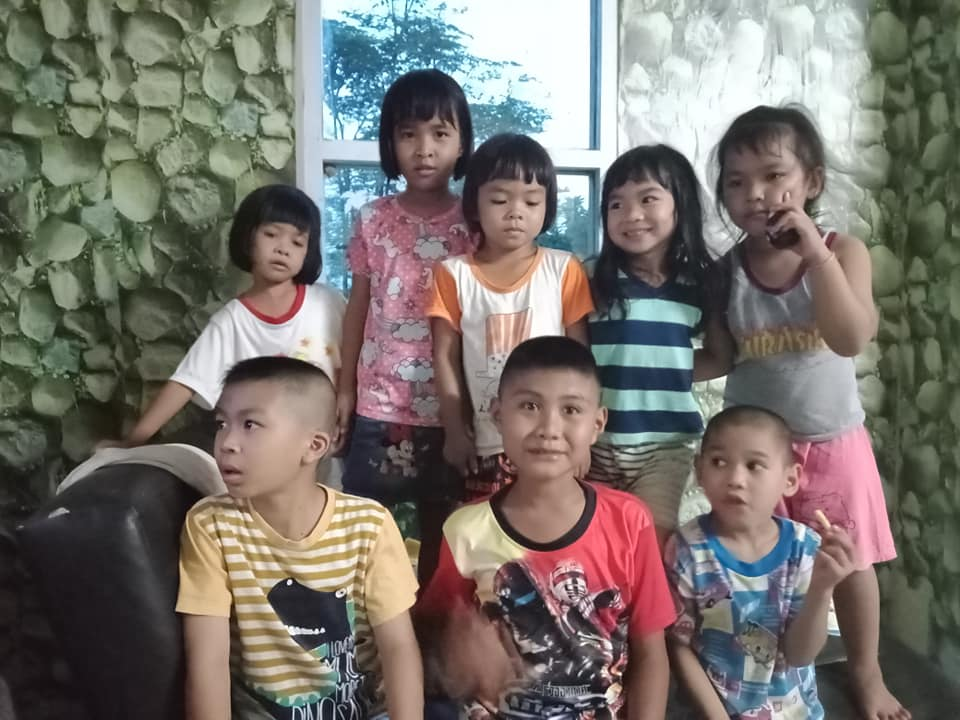
#> input picture pic/img6.jpg, 960 x 720 px
$ python W1_Drawing.py
#> lines starting #> are read from the running program, lines starting #| are printed output that depends on the picture; after the words box and inside, x2 and y2 are one past the last pixel; in counts of white or black regions, pixels touching at a corner belong together
import cv2
import numpy as np
img = cv2.imread("pic/img6.jpg")
#> img is the input picture: shape (720, 960, 3); mean B, G, R 107.6, 113.6, 119
img_gray = cv2.cvtColor(img, cv2.COLOR_BGR2GRAY)
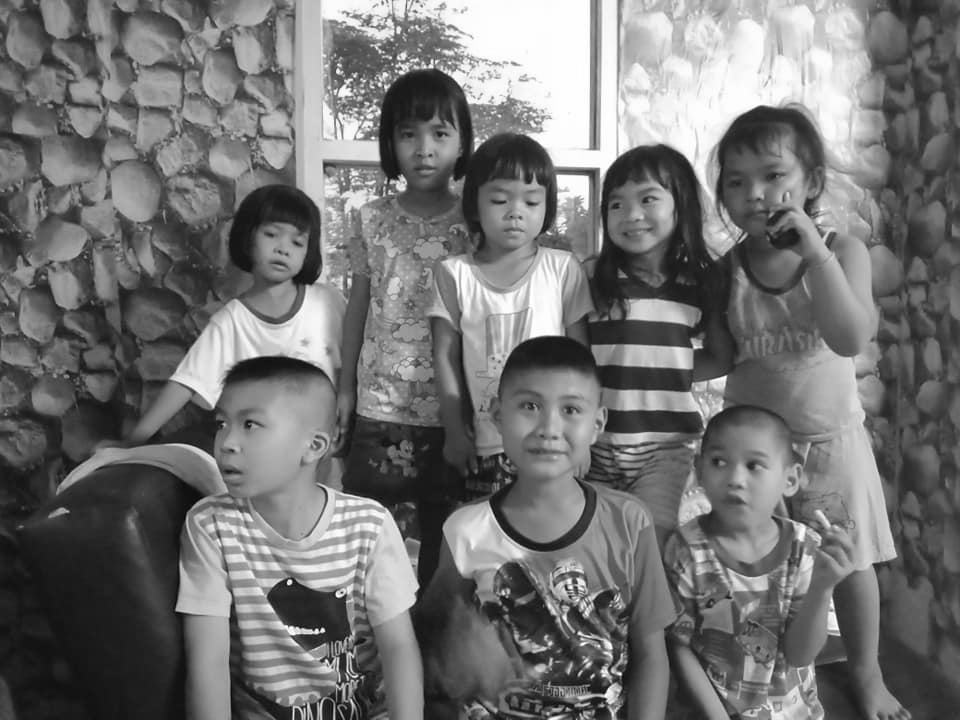
#> img_gray: shape (720, 960); min 2, max 255, mean 114.5
ret, threshed = cv2.threshold(img_gray, 127, 255, cv2.THRESH_BINARY_INV)
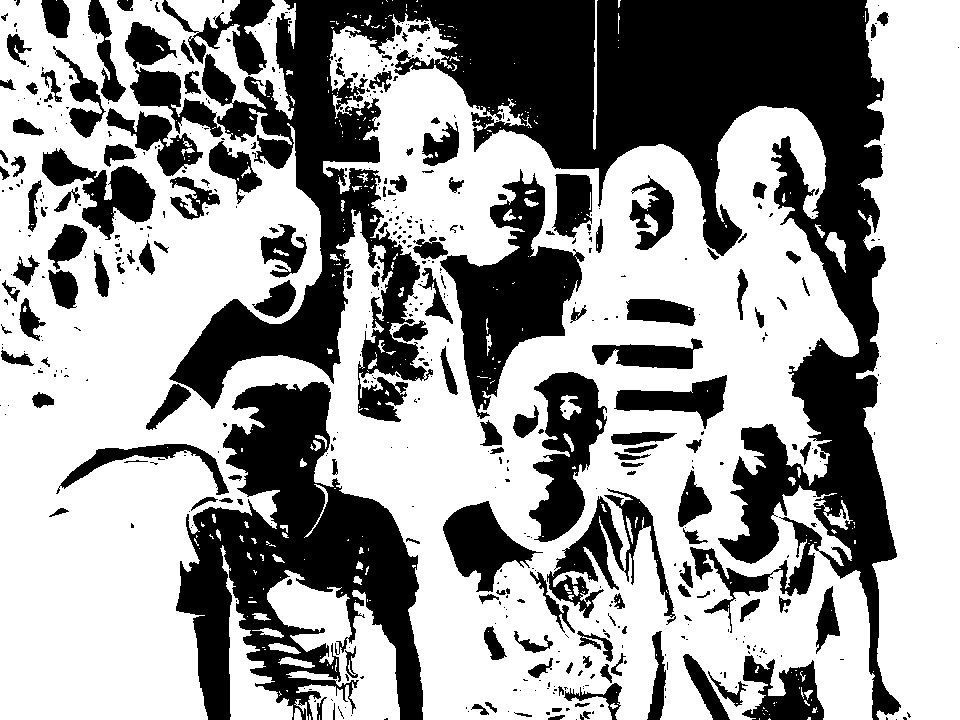
#> threshed: shape (720, 960); 61.1% white; 559 black regions (396 under 20 px)
contours, hierarchy = cv2.findContours(threshed, cv2.RETR_EXTERNAL, cv2.CHAIN_APPROX_SIMPLE)
#> contours = 267 contours, 236 with area under 20; largest, box (x1, y1, x2, y2) and area: (0, 0, 875, 720) 425228, (856, 0, 960, 720) 58451, (267, 570, 400, 720) 9921, (220, 545, 293, 720) 3468, (825, 232, 846, 273) 360
for cnt in contours:
    if cv2.contourArea(cnt) > 3000:  # Filter out small contours
        #cv2.drawContours(img, [cnt], 0, (0, 255, 0), 2)  # Draw the contour on the original image
        x1, y1, w, h = cv2.boundingRect(cnt)
        cv2.rectangle(img, (x1, y1), (x1 + w, y1 + h), (0, 255, 0), 2)  # Draw a bounding rectangle around the contour
#> this loop made 267 passes
#> (x1, y1, w, h) on passes 56, 68, 259, 267: (267, 570, 133, 150), (220, 545, 73, 175), (856, 0, 104, 720), (0, 0, 875, 720)
#> cnt on passes 1, 2, 4, 5, 7, 8: [[769, 718], [768, 719], [770, 719]], [[759, 718], [759, 719]], [[319, 715], [319, 719]], [[769, 714]], [[763, 713], [764, 714]], [[817, 711]]
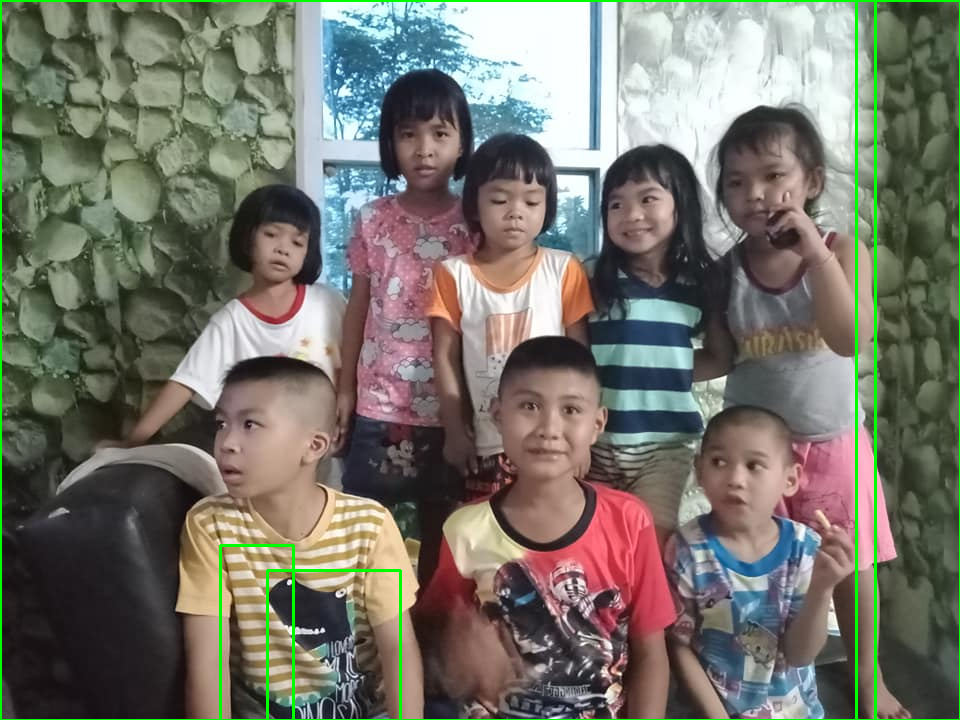
#> img: shape (720, 960, 3); 1.72% of pixels changed, all inside (x1, y1, x2, y2) = (0, 0, 960, 720)
cv2.imshow("Original", img)
cv2.imshow("Thresholded", threshed)
cv2.waitKey(0)

$ run again, with pic/img1.jpg copied over pic/img6.jpg
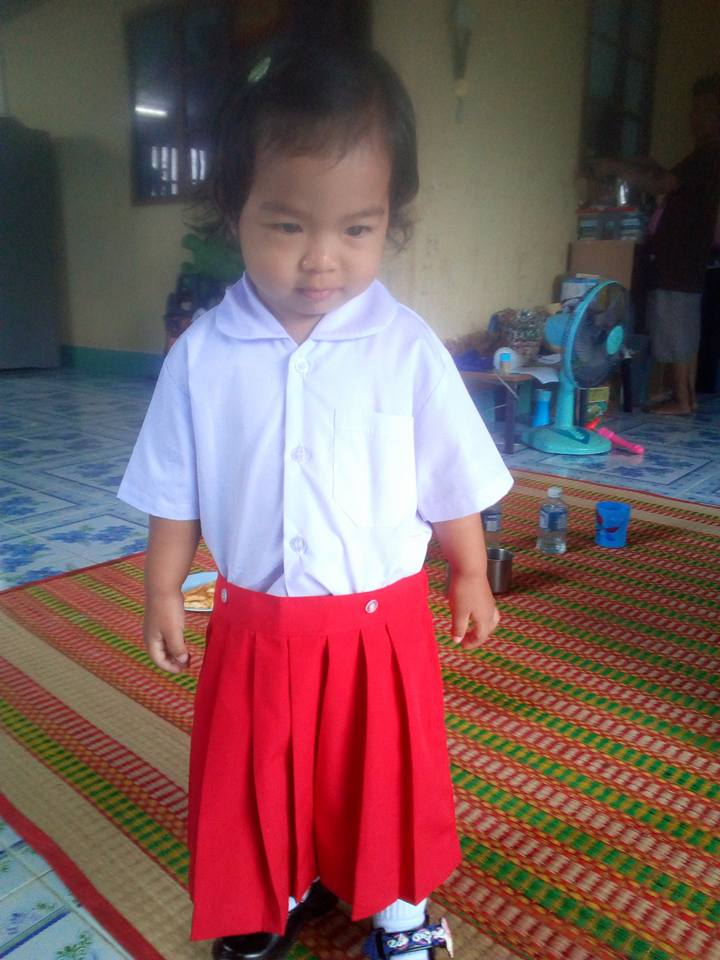
#> input picture pic/img1.jpg, 720 x 960 px
#> img is the input picture: shape (960, 720, 3); mean B, G, R 91.6, 90.6, 120.3
#> `ret, threshed = cv2.threshold(img_gray, 127, 255, cv2.THRESH_BINARY_INV)`:
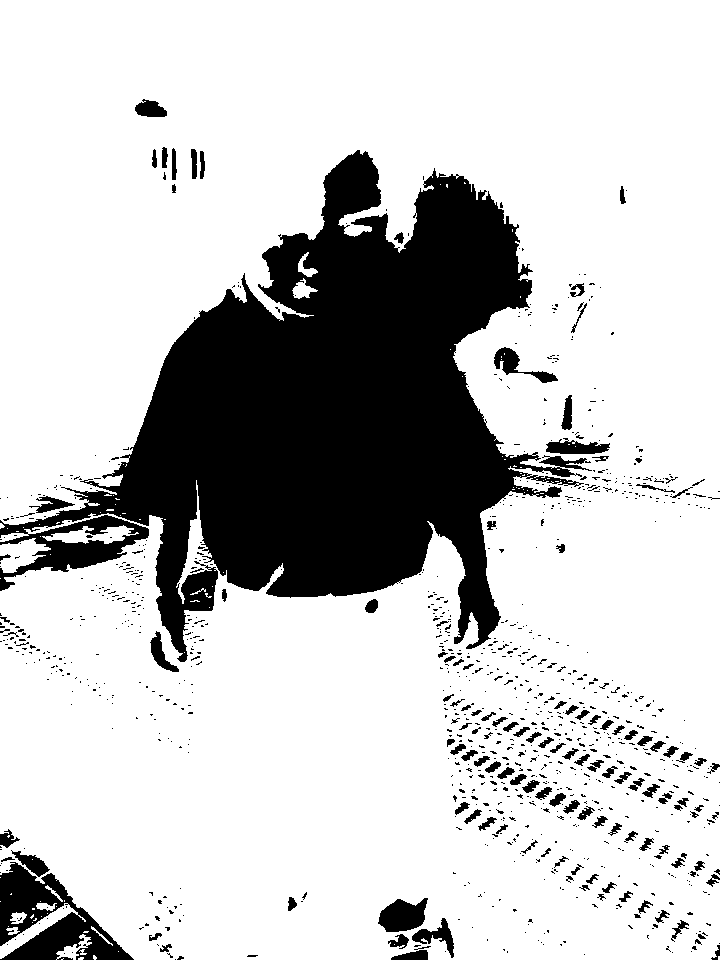
#> threshed: shape (960, 720); 78.2% white; 1041 black regions (907 under 20 px)
#> contours = 84 contours, 72 with area under 20; largest, box (x1, y1, x2, y2) and area: (0, 0, 720, 960) 549170, (0, 538, 51, 573) 910, (0, 903, 86, 959) 840, (42, 525, 139, 544) 770, (56, 934, 92, 960) 252
#> the loop `for cnt in contours:` made 84 passes
#> after the loop `for cnt in contours:`:
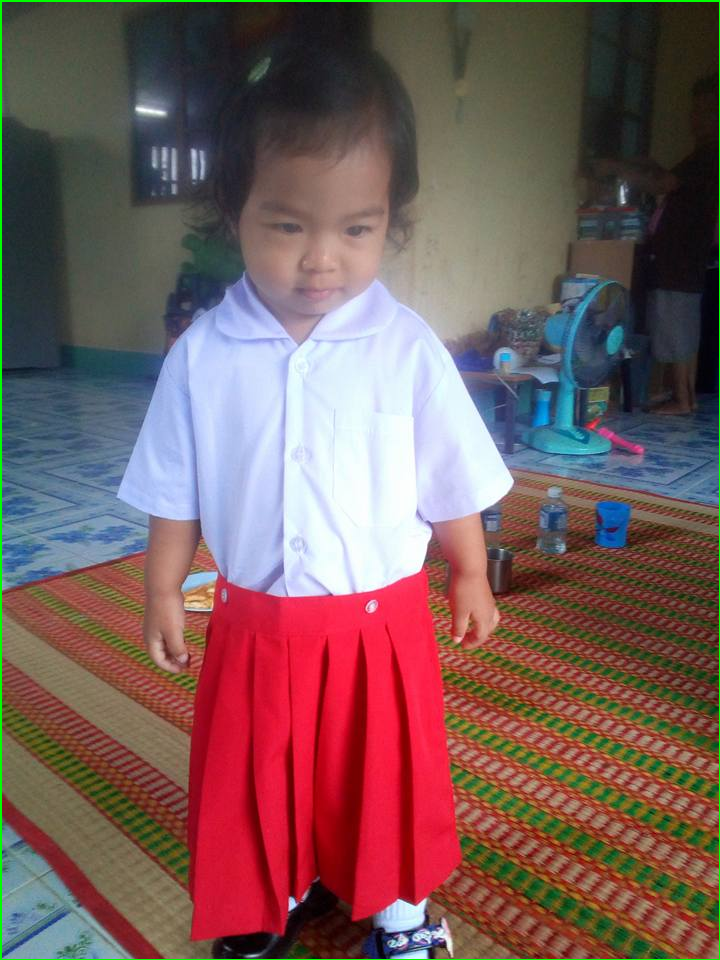
#> img: shape (960, 720, 3); 0.73% of pixels changed, all inside (x1, y1, x2, y2) = (0, 0, 720, 960)

$ run again, with pic/img10.jpg copied over pic/img6.jpg
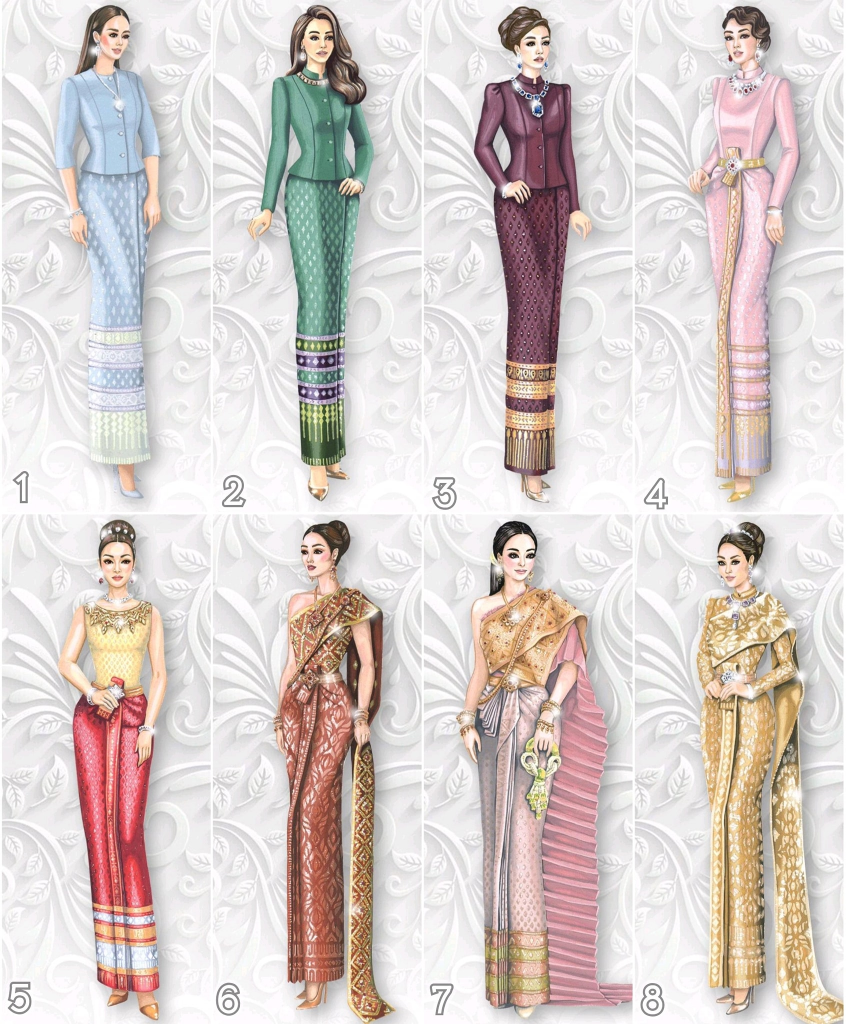
#> input picture pic/img10.jpg, 1691 x 2048 px (shown at 1/2 size)
#> img is the input picture: shape (2048, 1691, 3); mean B, G, R 204.1, 207.2, 216.9
#> `ret, threshed = cv2.threshold(img_gray, 127, 255, cv2.THRESH_BINARY_INV)`:
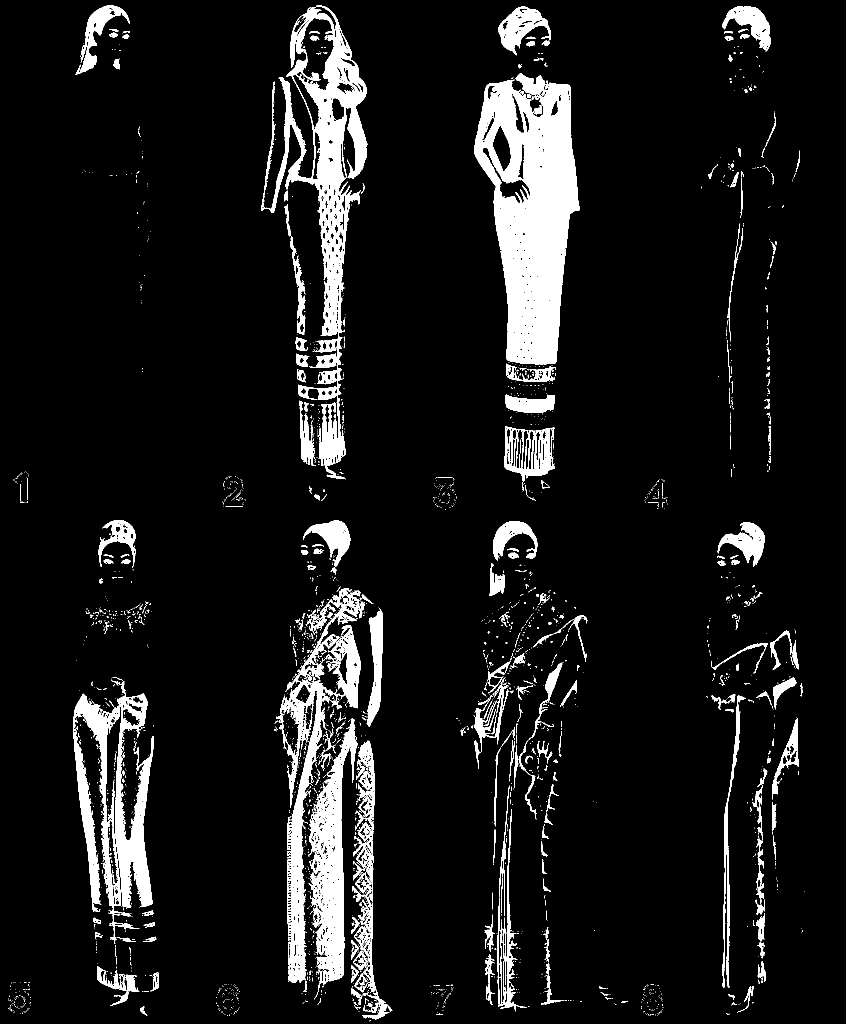
#> threshed: shape (2048, 1691) (shown at 1/2 size); 8.8% white; 2531 white regions (2252 under 20 px)
#> contours = 2413 contours, 2230 with area under 20; largest, box (x1, y1, x2, y2) and area: (948, 146, 1160, 729) 80394, (522, 10, 736, 959) 59170, (552, 1176, 722, 1966) 35882, (146, 1354, 308, 1885) 28998, (616, 1437, 716, 1999) 23671
#> the loop `for cnt in contours:` made 2413 passes
#> (x1, y1, w, h) on passes 742, 962, 1065, 1212, 1571, 1653, 1735, 1737: (995, 1618, 59, 405), (706, 1481, 79, 558), (616, 1437, 100, 562), (146, 1354, 162, 531), (734, 1215, 32, 239), (552, 1176, 170, 790), (1435, 1044, 95, 89), (606, 1041, 95, 93)
#> after the loop `for cnt in contours:`:
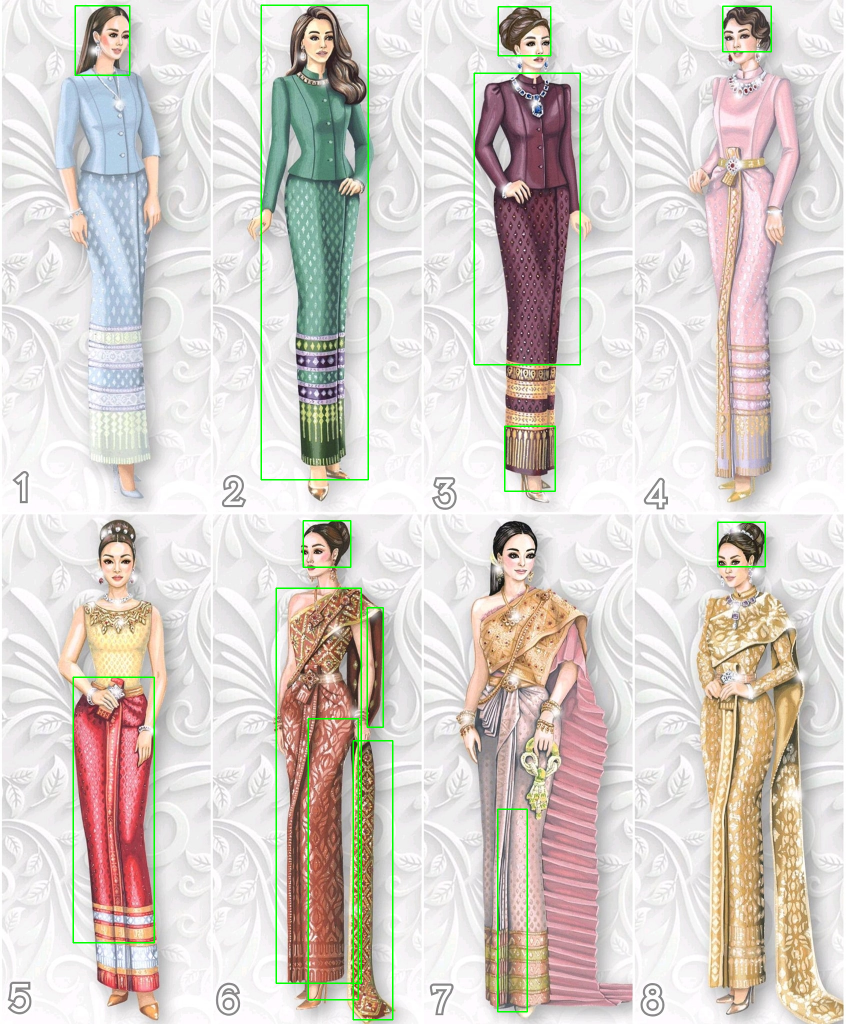
#> img: shape (2048, 1691, 3) (shown at 1/2 size); 1.19% of pixels changed, all inside (x1, y1, x2, y2) = (145, 9, 1544, 2041)

$ run again, with pic/img2.jpg copied over pic/img6.jpg
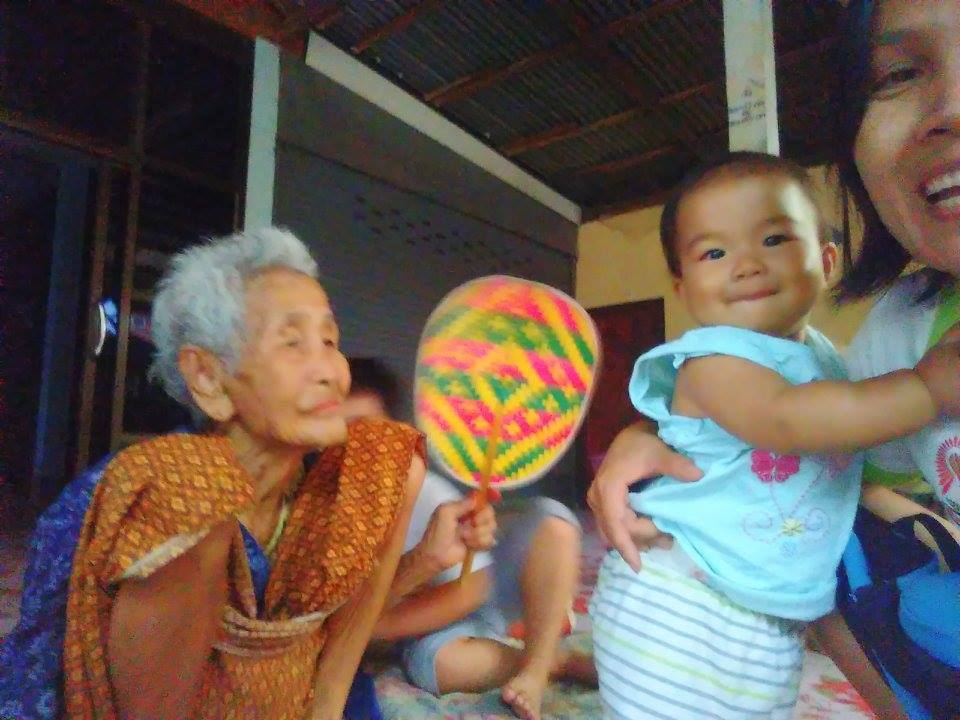
#> input picture pic/img2.jpg, 960 x 720 px
#> img is the input picture: shape (720, 960, 3); mean B, G, R 81, 90.4, 104.1
#> `ret, threshed = cv2.threshold(img_gray, 127, 255, cv2.THRESH_BINARY_INV)`:
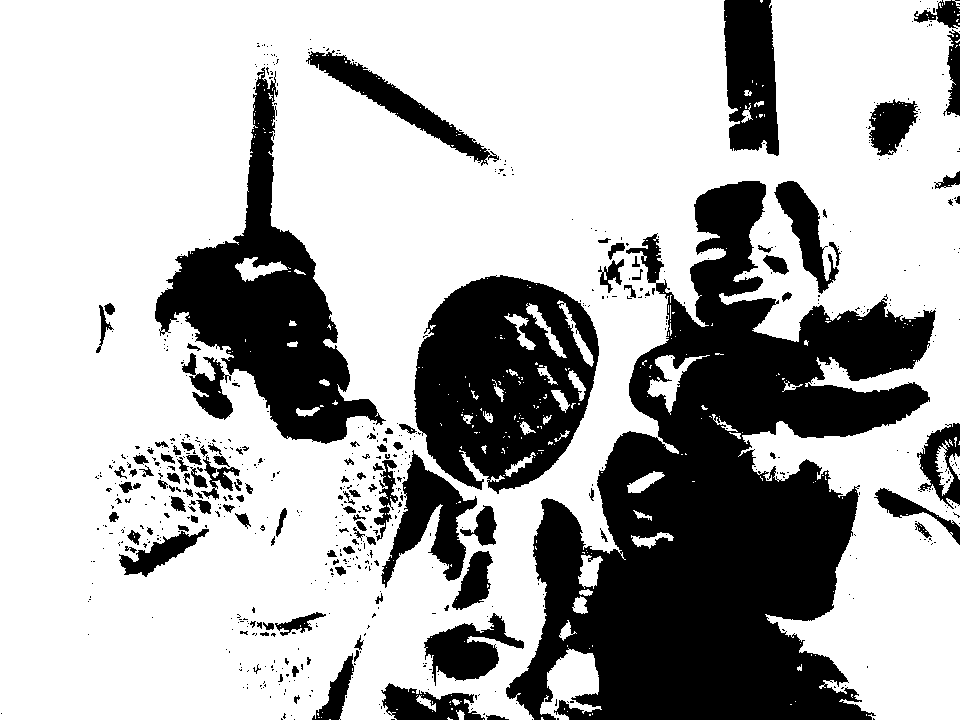
#> threshed: shape (720, 960); 69.7% white; 682 black regions (561 under 20 px)
#> contours = 161 contours, 140 with area under 20; largest, box (x1, y1, x2, y2) and area: (0, 0, 960, 720) 557562, (540, 648, 602, 720) 2346, (647, 355, 710, 415) 995, (578, 555, 603, 589) 464, (935, 440, 954, 496) 380
#> the loop `for cnt in contours:` made 161 passes
#> after the loop `for cnt in contours:`:
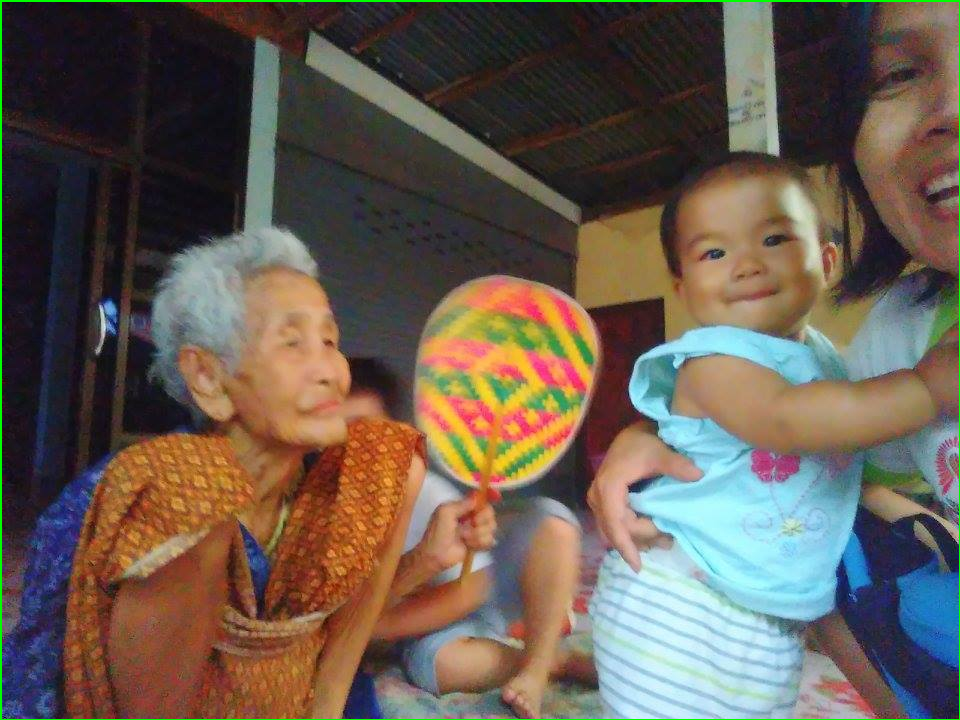
#> img: shape (720, 960, 3); 0.73% of pixels changed, all inside (x1, y1, x2, y2) = (0, 0, 960, 720)
